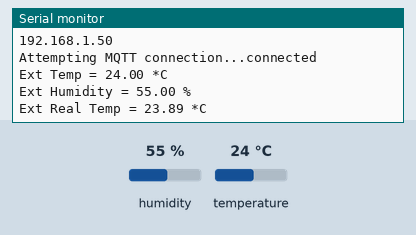
Bench run of a sketch on a simulated ESP32. On the bench: the last lines printed to the serial monitor. Inputs (shaded band) come from the test bench; at power-on: humidity 55 %, temperature 24 °C. WiFi joins after 1.5 s; servers stay silent unless stated; no MQTT or app messages arrive unless stated.

Above: at 9.7 s.
9.8 s: humidity set to 22 %
At 14.2 s:
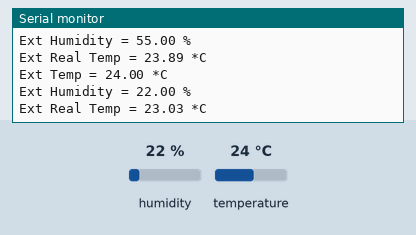
14.8 s: temperature set to 12 °C
At 19.3 s:
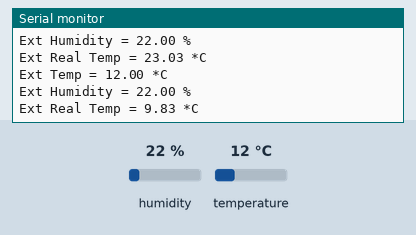
19.8 s: humidity set to 40 %
At 24.3 s:
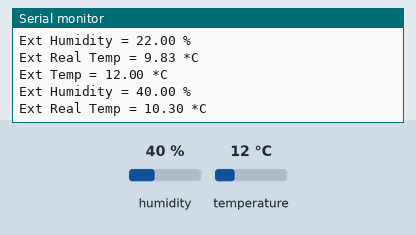
Timing chart, 0 to 25.8 s (numbered marks = the images above; inputs shaded):
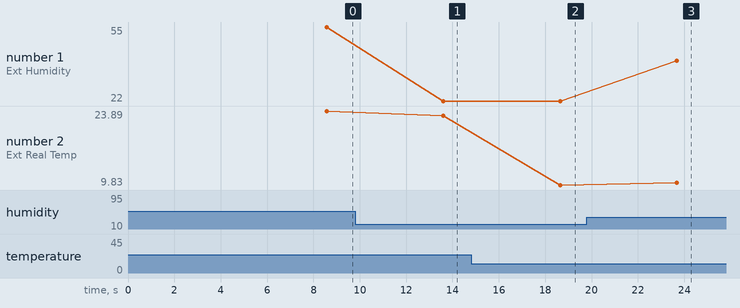

The sketch:

Espmqtt.ino
```cpp
#include <DHT.h>
#include <WiFi.h>

const char* ssid     = "SKYX2YPS 2.4GHz"; // ESP32 and ESP8266 uses 2.4GHZ wifi only
const char* password = "chp6pcs5BWeF";

//Initialise MQTT
#include <PubSubClient.h>
#define mqtt_server "192.168.0.29"
WiFiClient espClient;
PubSubClient client(espClient);
#define mqttTempExt "growShed/tempExt"
#define mqttHumExt "growShed/humExt"
#define mqttrealExt "growShed/realExt"
//Pin variables
#define DHTPIN 33
#define DHTTYPE DHT11
DHT dht(DHTPIN, DHTTYPE);

float tempExt, humExt,  realExt;

void setup() {
  Serial.begin(9600);
  Serial.println();

//Initialisation of Wi-Fi
  Serial.print("Connecting to ");
  Serial.println(ssid);
  WiFi.mode(WIFI_STA);
  WiFi.disconnect();
  delay(2000);
  WiFi.begin(ssid, password);

  while (WiFi.status() != WL_CONNECTED) {
    delay(500);
    Serial.print(".");
  }

  Serial.println("");
  Serial.println("WiFi connected");
  Serial.println("IP address: ");
  Serial.println(WiFi.localIP());

  client.setServer(mqtt_server, 1883);

  dht.begin();
  delay(5000);
}

void getValues() {

  tempExt = dht.readTemperature();
  humExt = dht.readHumidity();
  realExt = dht.computeHeatIndex(tempExt, humExt, false);


  Serial.print("Ext Temp = ");
  Serial.print(tempExt);
  Serial.println(" *C");

  Serial.print("Ext Humidity = ");
  Serial.print(humExt);
  Serial.println(" %");

  Serial.print("Ext Real Temp = ");
  Serial.print(realExt);
  Serial.println(" *C");

  Serial.println();

}
 //Reconnection variables

void reconnect() {

  int counter = 0;
  while (!client.connected()) {
    if (counter==5){
      ESP.restart();
    }
    counter+=1;
    Serial.print("Attempting MQTT connection...");


    if (client.connect("growTentController")) {
      Serial.println("connected");
    } else {
      Serial.print("failed, rc=");
      Serial.print(client.state());
      Serial.println(" try again in 5 seconds");
//If disconnected, try in five seconds
      delay(5000);
    }
  }
}


void loop() {
  if (!client.connected()){
    reconnect();
  }
  getValues();

  client.publish(mqttTempExt, String(tempExt).c_str(),true);
  client.publish(mqttHumExt, String(humExt).c_str(),true);
  client.publish(mqttrealExt, String(realExt).c_str(),true);
 //Data will be published every five seconds
  delay(5000);
}
```

Measured:
- after the input at 9.8 s, the serial monitor: prints a new line after 3.8 s (image 1)
- after the input at 14.8 s, the serial monitor: prints a new line after 3.8 s (image 2)
- after the input at 19.8 s, the serial monitor: prints a new line after 3.9 s (image 3)
- plotted number 1: 55 → 22 after the input at 9.8 s, 22 → 40 after the input at 19.8 s
- plotted number 2: 23.89 → 23.03 after the input at 9.8 s, 23.03 → 9.83 after the input at 14.8 s, 9.83 → 10.3 after the input at 19.8 s
